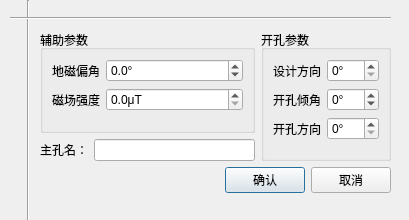
<?xml version="1.0" encoding="UTF-8"?>
<ui version="4.0">
 <class>Dailog</class>
 <widget class="QDialog" name="Dailog">
  <property name="geometry">
   <rect>
    <x>0</x>
    <y>0</y>
    <width>409</width>
    <height>220</height>
   </rect>
  </property>
  <property name="maximumSize">
   <size>
    <width>410</width>
    <height>220</height>
   </size>
  </property>
  <property name="windowTitle">
   <string>新建主孔</string>
  </property>
  <widget class="Line" name="line">
   <property name="geometry">
    <rect>
     <x>20</x>
     <y>0</y>
     <width>16</width>
     <height>261</height>
    </rect>
   </property>
   <property name="orientation">
    <enum>Qt::Vertical</enum>
   </property>
  </widget>
  <widget class="Line" name="line_2">
   <property name="geometry">
    <rect>
     <x>10</x>
     <y>10</y>
     <width>381</width>
     <height>16</height>
    </rect>
   </property>
   <property name="orientation">
    <enum>Qt::Horizontal</enum>
   </property>
  </widget>
  <widget class="QWidget" name="layoutWidget">
   <property name="geometry">
    <rect>
     <x>40</x>
     <y>30</y>
     <width>351</width>
     <height>163</height>
    </rect>
   </property>
   <layout class="QVBoxLayout" name="verticalLayout_2">
    <item>
     <layout class="QHBoxLayout" name="horizontalLayout_4">
      <item>
       <layout class="QVBoxLayout" name="verticalLayout">
        <item>
         <widget class="QGroupBox" name="groupBox_2">
          <property name="title">
           <string>辅助参数</string>
          </property>
          <layout class="QFormLayout" name="formLayout">
           <item row="0" column="0">
            <widget class="QLabel" name="label">
             <property name="text">
              <string>地磁偏角</string>
             </property>
            </widget>
           </item>
           <item row="0" column="1">
            <widget class="QDoubleSpinBox" name="doubleSpinBox_dipAngle">
             <property name="suffix">
              <string>°</string>
             </property>
             <property name="decimals">
              <number>1</number>
             </property>
             <property name="minimum">
              <double>-90.000000000000000</double>
             </property>
             <property name="maximum">
              <double>90.000000000000000</double>
             </property>
            </widget>
           </item>
           <item row="1" column="0">
            <widget class="QLabel" name="label_2">
             <property name="text">
              <string>磁场强度</string>
             </property>
            </widget>
           </item>
           <item row="1" column="1">
            <widget class="QDoubleSpinBox" name="doubleSpinBox_intensity">
             <property name="suffix">
              <string>μT</string>
             </property>
             <property name="decimals">
              <number>1</number>
             </property>
             <property name="minimum">
              <double>0.000000000000000</double>
             </property>
             <property name="maximum">
              <double>99.000000000000000</double>
             </property>
            </widget>
           </item>
          </layout>
         </widget>
        </item>
        <item>
         <layout class="QHBoxLayout" name="horizontalLayout">
          <item>
           <widget class="QLabel" name="label_6">
            <property name="text">
             <string>主孔名：</string>
            </property>
           </widget>
          </item>
          <item>
           <widget class="QLineEdit" name="lineEdit_RootTrackName"/>
          </item>
         </layout>
        </item>
       </layout>
      </item>
      <item>
       <widget class="QGroupBox" name="groupBox">
        <property name="title">
         <string>开孔参数</string>
        </property>
        <layout class="QFormLayout" name="formLayout_2">
         <item row="0" column="0">
          <widget class="QLabel" name="label_3">
           <property name="text">
            <string>设计方向</string>
           </property>
          </widget>
         </item>
         <item row="0" column="1">
          <widget class="QSpinBox" name="spinBox_designOrientation">
           <property name="suffix">
            <string>°</string>
           </property>
           <property name="maximum">
            <number>360</number>
           </property>
          </widget>
         </item>
         <item row="1" column="0">
          <widget class="QLabel" name="label_4">
           <property name="text">
            <string>开孔倾角</string>
           </property>
          </widget>
         </item>
         <item row="1" column="1">
          <widget class="QSpinBox" name="spinBox_angle">
           <property name="suffix">
            <string>°</string>
           </property>
           <property name="minimum">
            <number>-30</number>
           </property>
           <property name="maximum">
            <number>30</number>
           </property>
          </widget>
         </item>
         <item row="2" column="0">
          <widget class="QLabel" name="label_5">
           <property name="text">
            <string>开孔方向</string>
           </property>
          </widget>
         </item>
         <item row="2" column="1">
          <widget class="QSpinBox" name="spinBox_orientation">
           <property name="suffix">
            <string>°</string>
           </property>
           <property name="maximum">
            <number>360</number>
           </property>
          </widget>
         </item>
        </layout>
       </widget>
      </item>
     </layout>
    </item>
    <item>
     <layout class="QHBoxLayout" name="horizontalLayout_3">
      <item>
       <spacer name="horizontalSpacer">
        <property name="orientation">
         <enum>Qt::Horizontal</enum>
        </property>
        <property name="sizeHint" stdset="0">
         <size>
          <width>40</width>
          <height>20</height>
         </size>
        </property>
       </spacer>
      </item>
      <item>
       <layout class="QHBoxLayout" name="horizontalLayout_2">
        <item>
         <widget class="QPushButton" name="pushButton_OK">
          <property name="text">
           <string>确认</string>
          </property>
         </widget>
        </item>
        <item>
         <widget class="QPushButton" name="pushButton_Cancel">
          <property name="text">
           <string>取消</string>
          </property>
         </widget>
        </item>
       </layout>
      </item>
     </layout>
    </item>
   </layout>
  </widget>
 </widget>
 <resources/>
 <connections/>
</ui>
